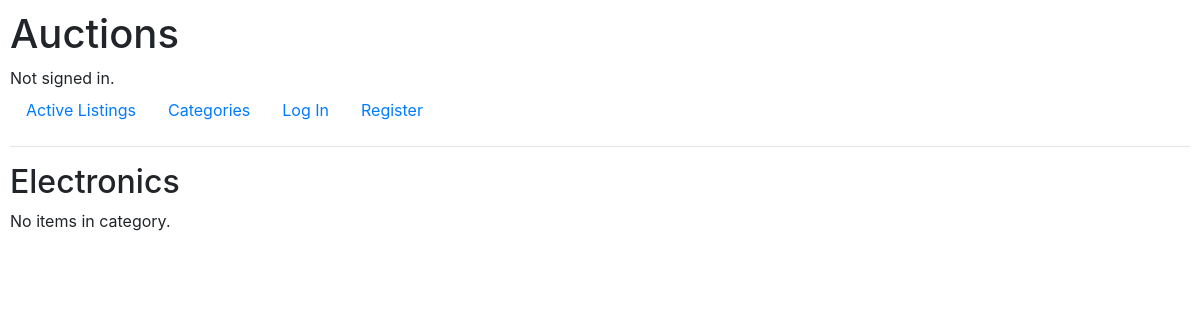
Before: /categories/Electronics with the older database file.
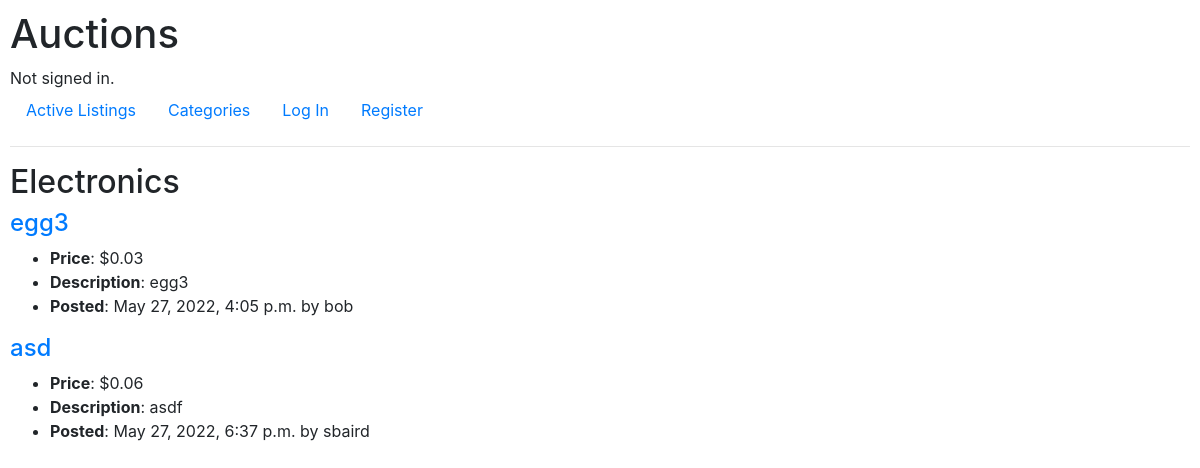
After: the same page with the newer database file.
### auctions/models.py (models this page shows, shortened)
class Listing(models.Model):
    title = models.CharField(max_length=80)
    description = models.CharField(max_length=1000)
    start_price = models.DecimalField(max_digits=MAX_PRICE_DIGITS, validators=[MaxValueValidator(MAX_PRICE), MinValueValidator(0)], decimal_places=2, null=True)
    current_bid = models.DecimalField(max_digits=MAX_PRICE_DIGITS, validators=[MaxValueValidator(MAX_PRICE), MinValueValidator(0)], decimal_places=2, blank=True)
    image = models.ImageField(upload_to="images", blank=True)
    category = models.CharField(choices=Category.choices, max_length=50, null=True)
    is_active = models.BooleanField(default=True)
    poster = models.ForeignKey(User, on_delete=models.CASCADE, related_name="postings", null=True)
    datetime = models.DateTimeField(auto_now_add=True, null=True)

class User(AbstractUser):
    watchlist = models.ManyToManyField('Listing', blank=True, related_name="watchlisters")
    bids = models.ManyToManyField('Bid', blank=True, related_name="bidders")

### auctions/views.py (the view)
# urls.py: path("categories/<str:category>", views.category, name="category"),
def category(request, category):
    listings = Listing.objects.filter(category=category)
    return render(request, "auctions/index.html", {
        "listings": listings,
        "title": category,
        "empty_message": "No items in category."
    })

### auctions/templates/auctions/index.html (shortened to what this page needs)
{% extends "auctions/layout.html" %}
{% block body %}
    <h2>{{ title }}</h2>
    {% block listings %}
        {% for listing in listings %}
            <div>
                <h4><a href="{% url 'listing' listing.id %}">{{ listing.title }}</a></h4>
                <ul>
                    <li><b>Price</b>: ${{ listing.start_price }}</li>
                    <li><b>Description</b>: {{ listing.description }}</li>
                    <li><b>Posted</b>: {{ listing.datetime }} by {{ listing.poster }}</li>
                </ul>
            </div>
        {% empty %}
            <p>{{ empty_message }}</p>
        {% endfor %}
    {% endblock %}
{% endblock %}

Changed rows visible on the page:
added Listing: title "egg3", start_price "0.03", description "egg3", datetime "May 27, 2022, 4:05 p.m.", poster "bob"
added Listing: title "asd", start_price "0.06", description "asdf", datetime "May 27, 2022, 6:37 p.m.", poster "sbaird"
Other visible differences:
{{ empty_message }}: "No items in category." → (not shown)
